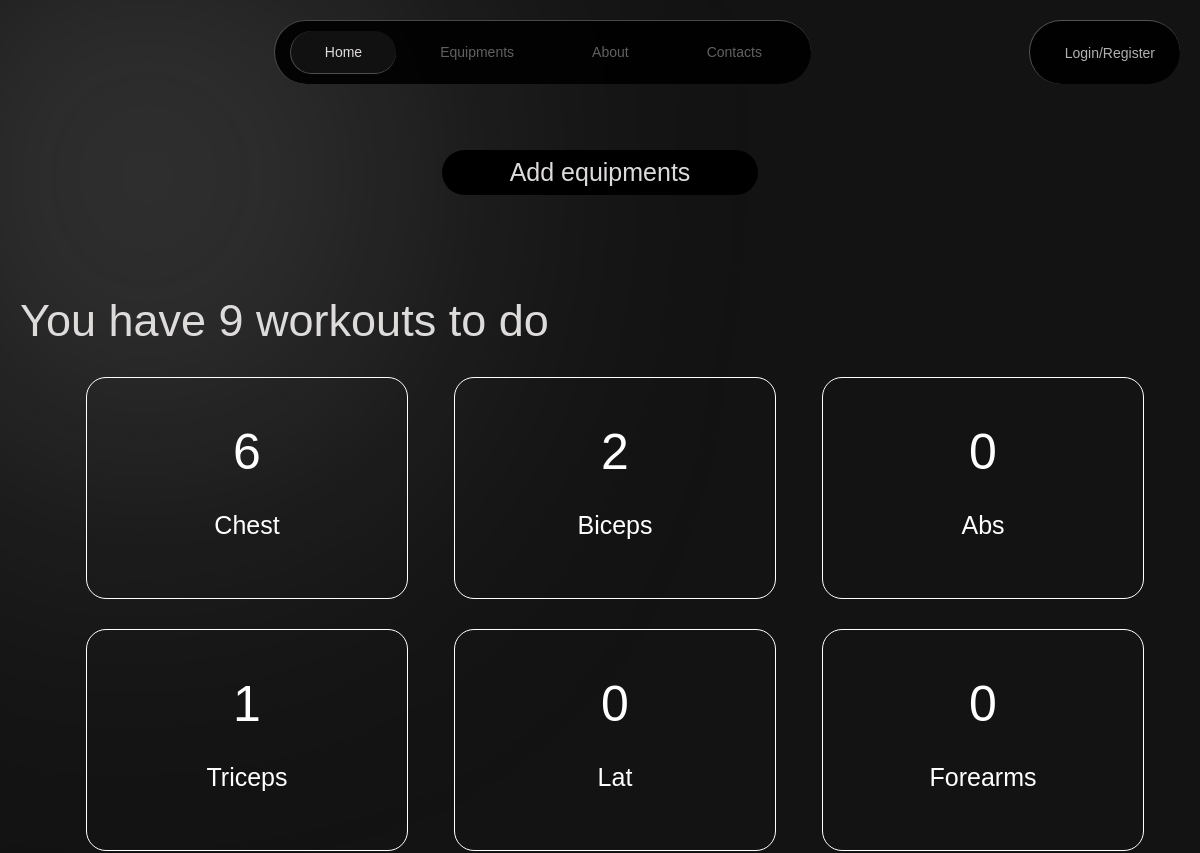
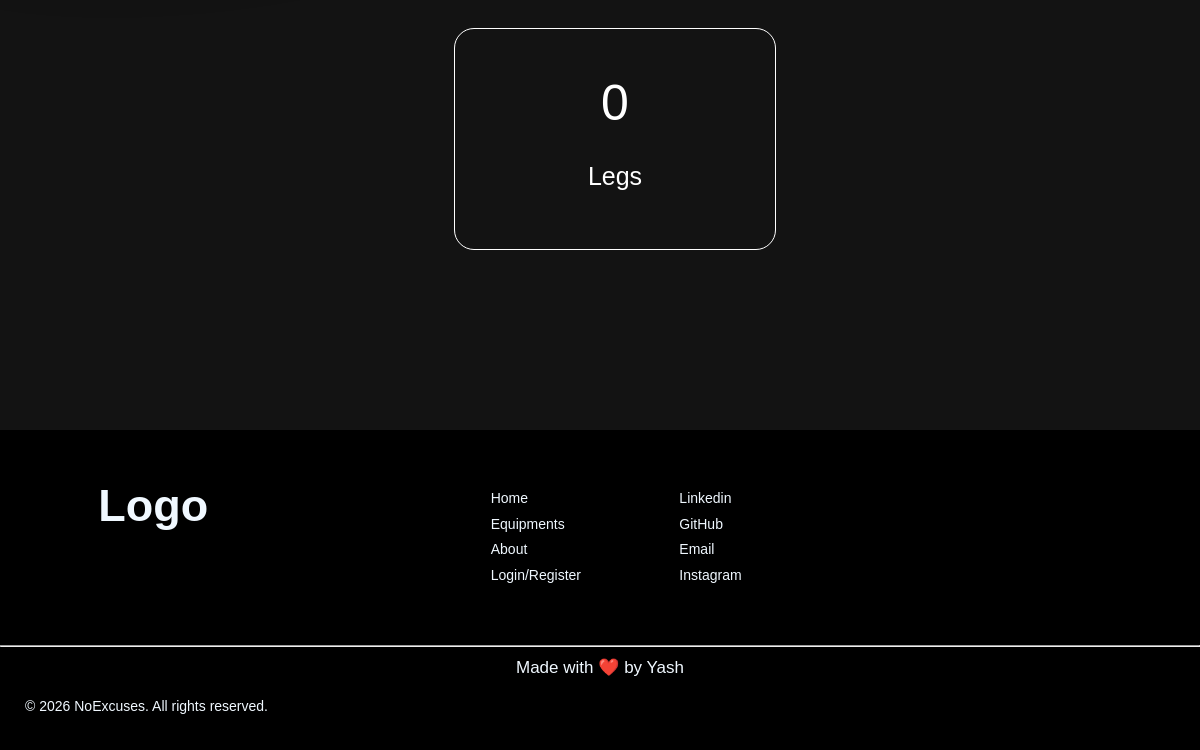
Before: /home/ with the older database file (2 pictures, top to bottom).
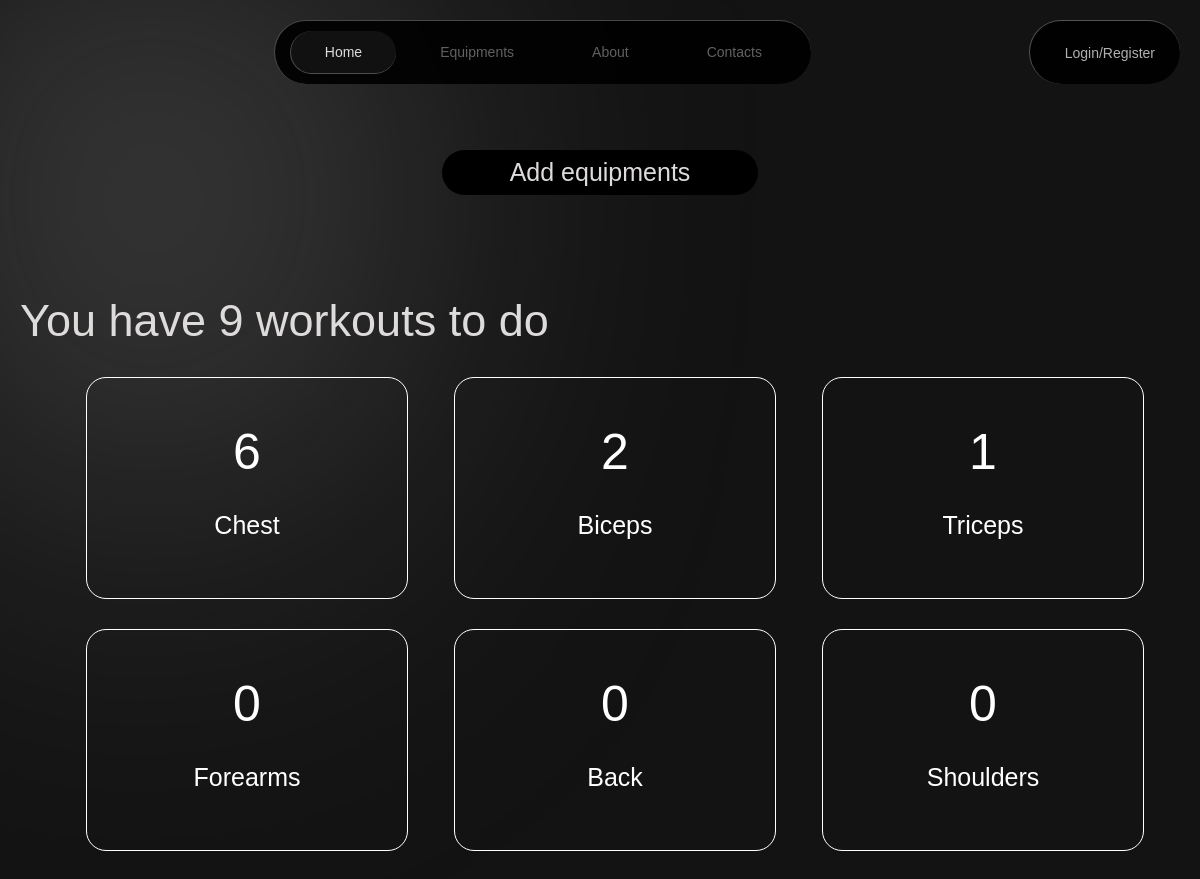
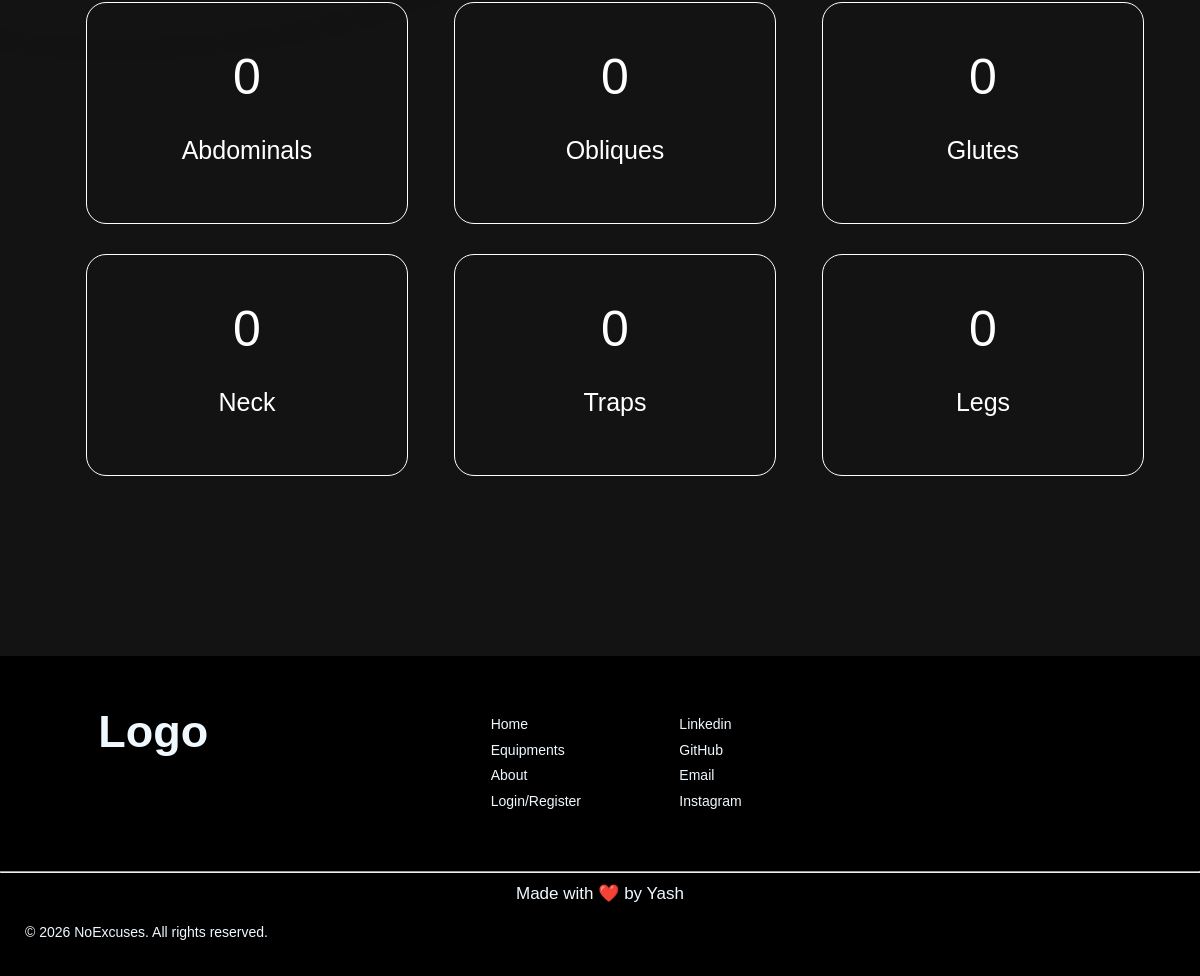
After: the same page with the newer database file (2 pictures, top to bottom).
### api/models.py (models this page shows, shortened)
class MuscleGroup(models.Model):
    name = models.CharField(max_length = 30)

class SubMuscle(models.Model):
    name = models.CharField(max_length = 30)
    muscle = models.ForeignKey(MuscleGroup, on_delete=models.CASCADE, null= True,related_name="muscles")

### api/views.py (the view)
# urls.py: urlpatterns = [path("home/", views.Home.as_view(), name = "home"),
class Home(generic.ListView):
    model = MuscleGroup
    queryset = MuscleGroup.objects.prefetch_related()
    def get_template_names(self):
        return "api/home.html"
    def get_context_object_name(self, object_list):
        return "muscles"
    def get_context_data(self, **kwargs):
        context = super().get_context_data(**kwargs)
        ids = self.request.session.get("equipment_ids", [])
        if self.request.user.is_authenticated:
            ids = Profile.objects.get(user = self.request.user).equipment_ids
        if ids == []:
            workouts = Workout.objects.all()
            context["text"] = "Add equipments"
        else:
            workouts = Workout.objects.filter(equipment__id__in = ids).distinct()
            context["text"] = "Change equipments"
        context["workouts"] = workouts
        context["ids"] = workouts.values_list("id", flat=True)
        return context

### api/templatetags/custom_tags.py (called while the page is built)
@register.simple_tag
def get_workout_counts(muscle, ids):
    submuscles = list(SubMuscle.objects.filter(muscle = muscle))
    return len(Workout.objects.filter(sub_muscle__in = submuscles, id__in = ids).distinct())

### api/templates/api/home.html
{% extends "main.html" %}
{% block content %}
{% load static %}
{% load custom_tags %}
    <link rel="stylesheet" href="{% static 'api/home.css' %}">
   <center> <div id="select_equipment_btn" onclick="window.location.href = `{% url 'select_equipment' %}`">{{text}}</div> </center>
   <div id="workouts_count">You have {{workouts.count}} workouts to do</div>
    <div id="container">
        {% for muscle in muscles %}
        <div class="muscles" onclick = "window.location.href=`{% url 'available_workouts_submuscle' muscle.id %}`">
        <center>
        <div class="muscle_count">
            {% get_workout_counts muscle ids %}
        </div>
        <div class="muscle_name">
            {{muscle.name}}
        </div>
        </center>
        </div>
        {% empty %}
        <div>
            No data exists
        </div>
        {% endfor %}
    </div>
{% endblock %}

### templates/main.html
<!DOCTYPE html>
<html>
<head></head>
<body>
    {% include 'navbar.html' %}
    <br>
    {% block content %}
    {% endblock %}
    {% include 'footers.html' %}
</body>
</html>

### templates/navbar.html
{% load static %}
<!DOCTYPE html>
<html>
<head>
    <link rel="stylesheet" href="{% static 'navbar.css' %}">
</head>
<body>
    <div id="nav_container">
        <div id="logo_block" class="nav_part">
        </div>
        <div id="nav_items" class="nav_part">
            <div class="{% if request.resolver_match.url_name == 'home' %}active{% else %}nav_item{% endif %}" onclick="window.location.href=`{% url 'home' %}`">Home</div>
            <div class="{% if request.resolver_match.url_name == 'select_equipment' %}active{% else %}nav_item{% endif %}" onclick="window.location.href=`{% url 'select_equipment' %}`">Equipments</div>
            <div class="{% if request.resolver_match.url_name == 'about' %}active{% else %}nav_item{% endif %}" id="about">About</div>
            <div class="{% if request.resolver_match.url_name == 'contacts' %}active{% else %}nav_item{% endif %}">Contacts</div>
        </div>
        {% if user.is_authenticated %}
        <div id="login_logout" class="nav_part" onclick = "window.location.href = '{% url 'logout' %}'">
            <div>
            Logout
            </div>
        </div>
        {% else %}
        <div id="login_logout" class="nav_part" onclick = "window.location.href = '{% url 'login' %}'">
            <div>
            Login/Register
            </div>
        </div>
        {% endif %}
    </div>
</body>
</html>

### templates/footers.html
{% load static %}
<!DOCTYPE html>
<html>
<head>
    <link rel="stylesheet" href="{% static 'footers.css' %}">
</head>
<body>
    <div id="footer_container">
        <div id="upper_footer">
            <div id="logo_container">
                Logo
            </div>
            <div id="navigation_container">
                <div onclick="window.location.href=`{% url 'home' %}`" class="foot_item">Home</div>
                <div onclick="window.location.href=`{% url 'select_equipment' %}`" class="foot_item">Equipments</div>
                <div>About</div>
                {% if user.is_authenticated %}
                <div onclick = "window.location.href = '{% url 'logout' %}'" class="foot_item">Logout</div>
                {% else %}
                <div onclick = "window.location.href = '{% url 'login' %}'" class="foot_item">Login/Register</div>
                {% endif %}
            </div>
            <div id="contacts_container">
                <div onclick="window.location.href='https://www.linkedin.com/in/yashrajv/'" class="foot_item">Linkedin</div>
                <div onclick="window.location.href='https://github.com/ShivamNotfound'" class="foot_item">GitHub</div>
                <div class="foot_item">Email</div>
                <div>Instagram</div>
            </div>
        </div>
        <hr>
        <div id = "lower_footer">
            <center>
            <div id="credit">
                Made with ❤️ by Yash
            </div>
            </center>
            <div id="copyright">
                © 2026 NoExcuses. All rights reserved.
            </div>
        </div>
    </div>
</body>
</html>

### static/navbar.css (style rules this page uses)
body { font-family:sans-serif; font-size:14px; background: #131313; }
body::before { content: ""; position: absolute; top: 0; left: 0; width: 30%; height: 35%; background: radial-gradient( circle at left top, rgba(179, 177, 177, 0.705), transparent 90% ); filter: blur(160px); z-index: -1; }
#nav_container { margin:20px; display:flex; justify-content: space-between; flex-wrap:wrap; z-index: 10; margin-bottom:40px; }
#nav_items { z-index: 10; display:flex; justify-content: space-between; border-left: rgba(75, 75, 75) 1px solid; border-top:rgba(71, 71, 71) 1px solid; padding:10px; background-color: rgba(0, 0, 0, 0.909); color: rgba(123, 123, 123, 0.79); border-radius: 40px; }
.nav_item { padding: 13px; padding-left:34px; padding-right:34px; transition: 0.3s; border-radius: 40px; margin-left:5px; margin-right:5px; }
#logo_block { padding:18px; display:hidden; }
#login_logout { z-index: 10; display: flex; padding:5px; min-width:80px; border-left: rgb(82, 81, 81) 1px solid; border-top:rgb(83, 82, 82) 1px solid; background-color: rgba(0, 0, 0, 0.909); color: rgba(224, 224, 224, 0.79); border-radius: 40px; transition: 0.3s ease; justify-content: center; }
#login_logout div { padding:10px; min-width:60px; align-content: center; border-radius:40px; padding-left:30px; padding-right:20px; transition:0.2s; }
#about { padding-left:34px; padding-right:34px; }
.active { padding: 13px; padding-left:34px; padding-right:34px; transition: 0.3s; border-radius: 40px; background-color:rgb(18, 17, 17) ; border-left: 1px rgb(73, 72, 72) solid; border-bottom: 1px rgb(78, 77, 77) solid; margin-left:5px; margin-right:5px; color:rgb(222, 219, 219); }

### api/static/api/home.css (style rules this page uses)
#select_equipment_btn { width:25%; padding:8px; border-radius:30px; transition: 0.3s; font-family:Arial, Helvetica, sans-serif; font-size:25px; background-color:black; color:rgb(222, 219, 219); margin:10px; margin-bottom:30px; }
#container { margin:30px; display:flex; flex-direction: row; margin-left:40px; margin-right:40px; justify-content: space-evenly; flex-wrap:wrap; }
.muscles { border:1px solid white; padding:20px; width:25%; margin-bottom:30px; margin-left:30px; height:180px; border-radius:20px; }
#workouts_count { margin-left:20px; font-family: sans-serif; font-size: 45px; color:rgb(222, 219, 219); margin-top:100px; transition: 0.3s; }
.muscle_count { color:white; font-size:50px; margin-top:25px; transition: 0.3s; }
.muscle_name { margin-top:30px; font-family: sans-serif; font-size:25px; color:white; transition: 0.3s; }

### static/footers.css (style rules this page uses)
body { margin:0px; }
#footer_container { height:320px; width: 100%; background-color:black; margin-top:150px; }
#logo_container { width:35%; font-size:45px; margin-top:50px; margin-bottom:50px; font-weight:bolder; }
#upper_footer { width:70%; height:65%; color:aliceblue; display:flex; justify-content: space-evenly; }
#navigation_container { display:flex; flex-direction:column; margin-top:50px; justify-content: space-evenly; margin-bottom:45px; }
#contacts_container { display:flex; flex-direction:column; margin-top:50px; justify-content: space-evenly; margin-bottom:45px; }
#credit { color:aliceblue; font-family:Verdana, Geneva, Tahoma, sans-serif; font-size:17px; margin-top:10px; }
#copyright { color:aliceblue; margin-top:20px; margin-left:25px; }

Changed rows visible on the page:
removed MuscleGroup: id "0", name "Abs"
removed MuscleGroup: id "0", name "Lat"
added MuscleGroup: id "0", name "Back"
added MuscleGroup: id "0", name "Shoulders"
added MuscleGroup: id "0", name "Abdominals"
added MuscleGroup: id "0", name "Obliques"
added MuscleGroup: id "0", name "Glutes"
added MuscleGroup: id "0", name "Neck"
added MuscleGroup: id "0", name "Traps"
